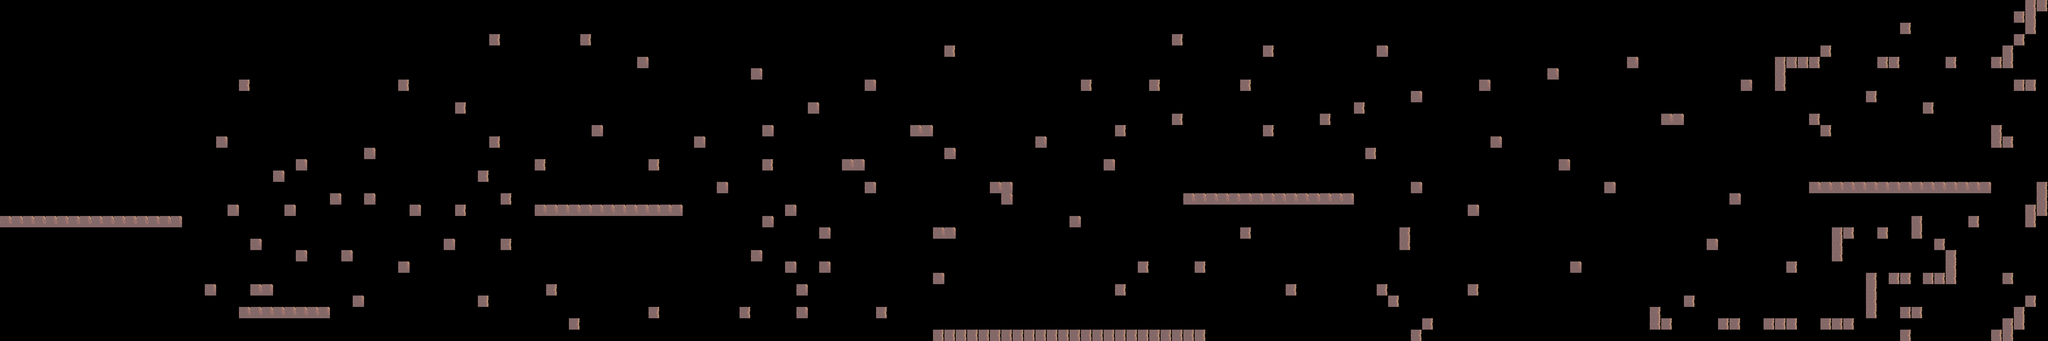

This game map was drawn from its Tiled (.tmx) file and the tilesets committed beside it. A one-line description and the trimmed map source follow:
An orthogonal 180x30 tile map with 32x32 px tiles, 1 tile layer (Tile Layer 1).

<map version="1.2" tiledversion="1.3.5" orientation="orthogonal" renderorder="right-down" width="180" height="30" tilewidth="32" tileheight="32" infinite="0" nextlayerid="2" nextobjectid="1">
 <tileset firstgid="1" name="tileset2" tilewidth="32" tileheight="32" tilecount="42" columns="7">
  <image source="../Textures/tileset2.png" width="224" height="192" />
 </tileset>
 <layer id="1" name="Tile Layer 1" width="180" height="30">
  <data>[5400 cells, 277 non-empty, 2 distinct tile ids]</data>
 </layer>
</map>
